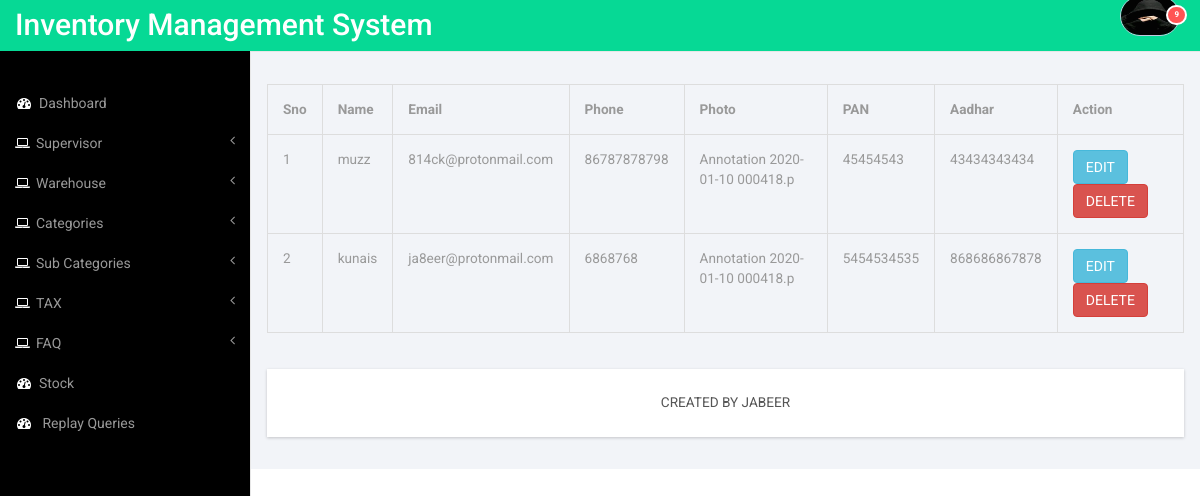
/admin/manage_employee.php (signed in), run on the app's committed database.
### tables this page shows
CREATE TABLE `employee` (
  `emp_id` int(11) NOT NULL,
  `emp_name` text NOT NULL,
  `emp_email` varchar(65) NOT NULL,
  `emp_phone` bigint(15) NOT NULL,
  `emp_aadhar` bigint(16) NOT NULL,
  `emp_photo` varchar(30) NOT NULL,
  `emp_pan` varchar(10) NOT NULL,
  `emp_gender` text NOT NULL,
  `manager_id` int(11) NOT NULL,
  `emp_password` varchar(30) NOT NULL
);

### admin/inc/session.php (called while the page is built, shortened)
<?php
	include("connection.php");
	if(isset($_SESSION['user_email']))
	{
		$login_email=$_SESSION['user_email'];
		$sql=mysqli_query($con,"SELECT * FROM `login` WHERE email='$login_email'") or die(mysqli_error($con));
		$rw=mysqli_fetch_array($sql);
		$user_role=$rw['user_role'];
		$user_profile=$rw['profile_pic'];
	}
	else
	{
		header("location:index.php?login_first");
	}
?>

### admin/manage_employee.php (the view, shortened to what this page needs)
<?php include("inc/session.php"); ?>
<!DOCTYPE HTML>
<html>
  <head>
     <?php include("inc/head.php"); ?>
  </head>
  <body>
    <div id="wrapper">
      <?php include("inc/menu.php"); ?>
      <div id="page-wrapper">
        <div class="graphs">
       	  <div class="col_3">
            <div class="row">
              <div class="col-md-12">
				<table class="table table-bordered">
					<thead>
						<tr>
							<th>Sno</th>
							<th>Name</th>
							<th>Email</th>
							<th>Phone</th>
							<th>Photo</th>
							<th>PAN</th>
							<th>Aadhar</th>
							<th>Action</th>
						</tr>
					</thead>
					<tbody>
					<?php
							include("connection.php");
							$sno=1;
							$sql=mysqli_query($con,"SELECT * FROM `employee`") or die(mysqli_error($con));
							while($row=mysqli_fetch_array($sql)){
								echo '<tr>
										<td>'.$sno++.'</td>
										<td>'.$row['emp_name'].'</td>
										<td>'.$row['emp_email'].'</td>
										<td>'.$row['emp_phone'].'</td>
										<td>'.$row['emp_photo'].'</td>
										<td>'.$row['emp_pan'].'</td>
										<td>'.$row['emp_aadhar'].'</td>
										<td>
											<a href="add_employee.php?emp_id='.$row['emp_id'].'&&edit" class="btn btn-info">EDIT</a>
											<a href="" data-href="emp_val.php?emp_id='.$row['emp_id'].'&&delete" data-toggle="modal" data-target="#confirm-delete" class="btn btn-danger">DELETE</a>
										</td>
								</tr>';
							}
						?>
					</tbody>
				</table>
              </div>
            </div>
  	      </div>
  		    <?php include("inc/footer.php"); ?>
  		  </div>
      </div>
    </div>
  </body>
</html>

### admin/inc/head.php (shortened to what this page needs)
<link href="css/bootstrap.min.css" rel='stylesheet' type='text/css' />
<link href="css/style.css" rel='stylesheet' type='text/css' />
<link href="css/lines.css" rel='stylesheet' type='text/css' />
<link href="css/font-awesome.css" rel="stylesheet">
<link href="css/custom.css" rel="stylesheet">

### admin/inc/menu.php (shortened to what this page needs)
<nav class="top1 navbar navbar-default navbar-static-top" role="navigation" style="margin-bottom: 0">
            <div class="navbar-header">
                <a class="navbar-brand" href="index.html">Inventory Management System</a>
            </div>
            <ul class="nav navbar-nav navbar-right">
			    <li class="dropdown">
	        		<a href="#" class="dropdown-toggle avatar" data-toggle="dropdown">
					<?php
												if($user_profile == "")
												{
													echo '<img src="images/smile.png" class="img-responsive" width="60" height="60">';
												}
												else
												{
													echo '<img src="images/profiles/'.$user_profile.'" class="img-responsive" width="60" height="60">';
												}
											?>
					<span class="badge">9</span></a>
			</li>
			</ul>
            <div class="navbar-default sidebar" role="navigation">
                <div class="sidebar-nav navbar-collapse">
                    <ul class="nav" id="side-menu">
                        <li>
                            <a href="home.php"><i class="fa fa-dashboard fa-fw nav_icon"></i>Dashboard</a>
                        </li>
						<?php
											if($user_role == 'admin')
											{
                       echo  '<li>
                            <a href="#"><i class="fa fa-laptop nav_icon"></i>Supervisor<span class="fa arrow"></span></a>
                        </li>
                        <li>
                            <a href="#"><i class="fa fa-laptop nav_icon"></i>Warehouse<span class="fa arrow"></span></a>
                        </li>
                        <li>
                            <a href="#"><i class="fa fa-laptop nav_icon"></i>Categories<span class="fa arrow"></span></a>
							<li>
                            <a href="#"><i class="fa fa-laptop nav_icon"></i>Sub Categories<span class="fa arrow"></span></a>
								<li>
                            <a href="#"><i class="fa fa-laptop nav_icon"></i>TAX<span class="fa arrow"></span></a>
							<li>
                            <a href="#"><i class="fa fa-laptop nav_icon"></i>FAQ<span class="fa arrow"></span></a>
                        </li>
                          <li>
                            <a href="stock.php"><i class="fa fa-dashboard fa-fw nav_icon"></i>Stock</a>
                        </li>
                          <li>
                            <a href="queries.php"><i class="fa fa-dashboard fa-fw nav_icon"></i> Replay Queries</a>
                        </li>
                    </ul> ' ;
											}
					?>
                </div>
            </div>
        </nav>

### admin/inc/footer.php
<div class="copy">
            <p>CREATED BY JABEER</a> </p>
	    </div>

### admin/css/style.css (style rules this page uses)
ul, ol { margin: 0; }
p { margin: 0; }
html, body { font-family: 'Roboto', sans-serif; font-size: 100%; background:#000; overflow-x: hidden; }
body a { transition:0.5s all; -webkit-transition:0.5s all; -moz-transition:0.5s all; -o-transition:0.5s all; -ms-transition:0.5s all; }
.navbar .navbar-nav li a { padding: 0 10px; line-height: 56px; position: relative; }
.navbar .navbar-nav li .dropdown-toggle.avatar img { height: 40px; -webkit-border-radius: 50em; -moz-border-radius: 50em; border-radius: 50em; border: 1px solid #c0cadd; margin-top: -4px; }
.navbar .navbar-nav li a .badge { background: #ff5454; border: 2px solid white; position: absolute; top: 9px; right: 3px; font-size: 8px; line-height: 8px; padding: 4px 6px; -webkit-border-radius: 50em; -moz-border-radius: 50em; border-radius: 50em; min-width: 0; }
.navbar-default.sidebar { background-color: #000; font-family: 'Roboto', sans-serif; }
nav.top1.navbar.navbar-default.navbar-static-top { background-color:rgb(6, 217, 149); font-family: 'Roboto', sans-serif; }
.navbar-default .navbar-brand { color: #fff !important; font-size: 30px; font-weight: 500; }
.navbar-right { margin-right: 10px !important; }
.navbar-right li { display:inline-block; }
i.nav_icon { color: #fff; margin-right:6px; }
.sidebar ul li a { color: #999; font-size:14px; }
ul.nav.navbar-nav.navbar-right { height: 51px; }
.sidebar-nav.navbar-collapse { margin: 2em 0 0 0; }
.col_3 { margin-bottom:1em; }
.copy { background:#fff; text-align:center; padding:1.5em 0; }
.copy p, .copy_layout p { font-size:0.85em; color:#555; }
.map_container, #chart, .span_6, .col_2, .weather_list, .cal1, .skills-info, .stats-info, .r3_counter_box, .activity_box, .bs-example1, .cloud, .copy { -ms-box-shadow: 0 1px 3px 0px rgba(0, 0, 0, 0.2); -o-box-shadow: 0 1px 3px 0px rgba(0, 0, 0, 0.2); -moz-box-shadow: 0 1px 3px 0px rgba(0, 0, 0, 0.2); -webkit-box-shadow: 0 1px 3px 0px rgba(0, 0, 0, 0.2); box-shadow: 0 1px 3px 0px rgba(0, 0, 0, 0.2); }
.graphs { padding: 2em 1em; background: #f2f4f8; font-family: 'Roboto', sans-serif; }
.table > thead > tr > th, .table > tbody > tr > th, .table > tfoot > tr > th, .table > thead > tr > td, .table > tbody > tr > td, .table > tfoot > tr > td { border-top: none !important; }
span.badge { min-width: 3rem; padding: 2px 9px; text-align: center; font-size: 0.85; line-height: inherit; color: #fff; position: absolute; right:38px; -webkit-box-sizing: border-box; -moz-box-sizing: border-box; box-sizing: border-box; border-radius: 2px; }
.table > thead > tr > th, .table > tbody > tr > th, .table > tfoot > tr > th, .table > thead > tr > td, .table > tbody > tr > td, .table > tfoot > tr > td { font-size: 0.85em; color: #999; }
.table td, .table>tbody>tr>td, .table>tbody>tr>th, .table>tfoot>tr>td, .table>tfoot>tr>th, .table>thead>tr>td, .table>thead>tr>th { padding:15px !important; }
.table > thead > tr > th { border-bottom: 1px solid #ddd !important; }

### admin/css/custom.css (style rules this page uses)
#wrapper { width: 100%; }
#page-wrapper { min-height: 568px; background-color: #fff; }
@media (min-width:768px) { #page-wrapper { position: inherit; margin: 0 0 0 250px; border-left: 1px solid #e7e7e7; } }
.sidebar .sidebar-nav.navbar-collapse { padding-right: 0; padding-left: 0; }
.sidebar .arrow { float: right; }
.sidebar .fa.arrow:before { content: "\f104"; }
@media (min-width:768px) { .sidebar { z-index: 1; position: absolute; width: 250px; margin-top: 51px; } }

### data on the page
employee: emp_name "muzz", emp_email "814ck@protonmail.com", emp_phone "86787878798", emp_photo "Annotation 2020-01-10 000418.p", emp_pan "45454543", emp_aadhar "43434343434"
employee: emp_name "kunais", emp_email "ja8eer@protonmail.com", emp_phone "6868768", emp_photo "Annotation 2020-01-10 000418.p", emp_pan "5454534535", emp_aadhar "868686867878"
